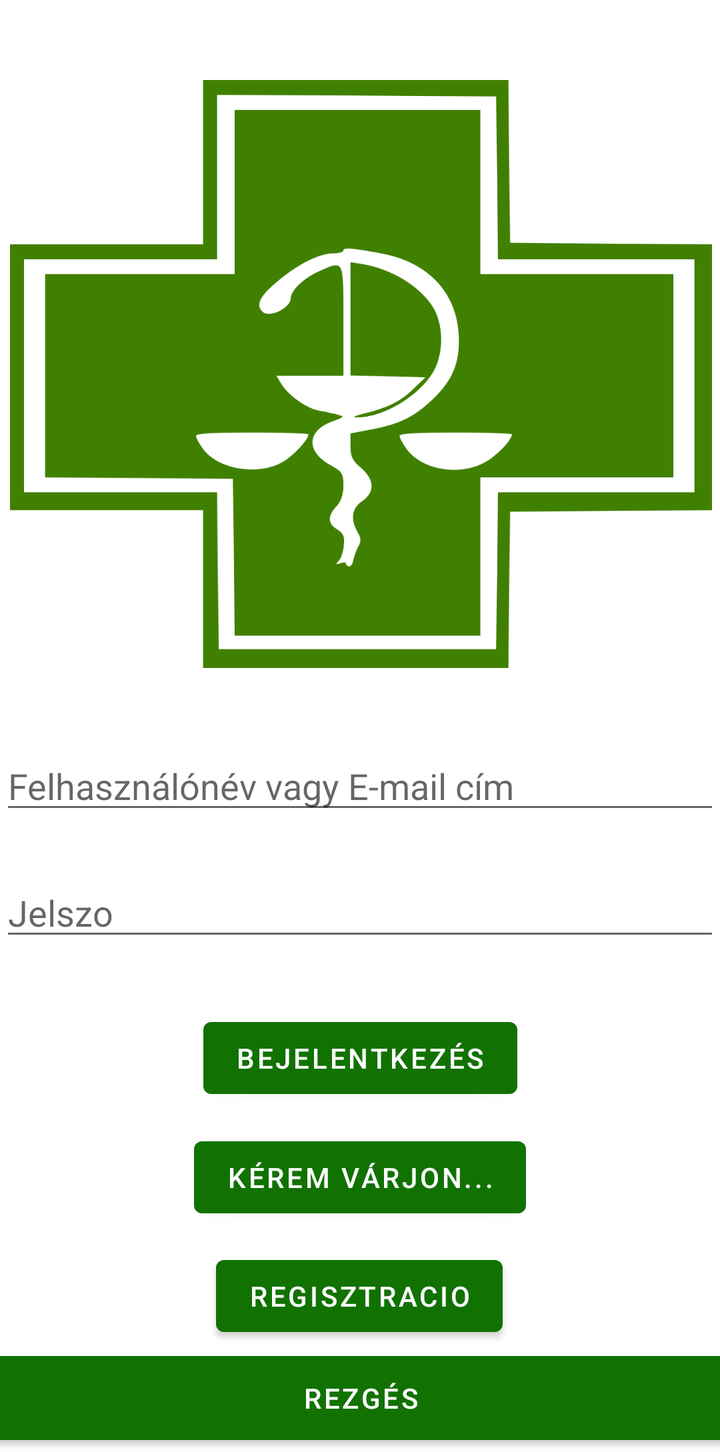
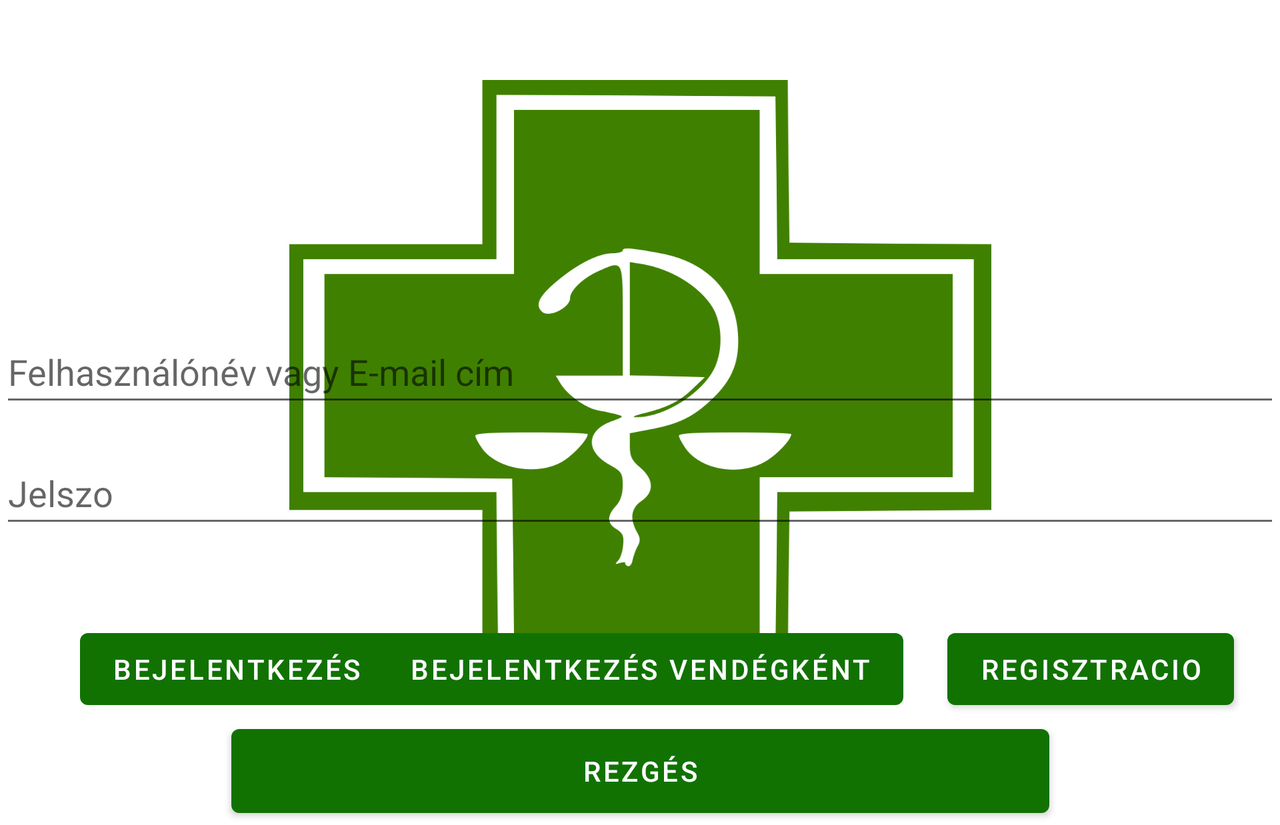

Two renders of one Android screen. The first uses the default layout on a phone; the second uses the alternative layout the repository ships for a different screen configuration, on a matching device. The two XML files are below.
<!-- AndroidManifest.xml: application theme Theme.Patika -->
<!-- res/layout/activity_main.xml -->
<?xml version="1.0" encoding="utf-8"?>
<ScrollView
    xmlns:android="http://schemas.android.com/apk/res/android"
    xmlns:app="http://schemas.android.com/apk/res-auto"
    xmlns:tools="http://schemas.android.com/tools"
    android:layout_width="match_parent"
    android:layout_height="match_parent">
<androidx.constraintlayout.widget.ConstraintLayout
    android:layout_width="match_parent"
    android:layout_height="match_parent"
    tools:context=".MainActivity"
    >

    <ImageButton
        android:id="@+id/Logo"
        android:layout_width="375dp"
        android:layout_height="314dp"
        android:layout_marginTop="30dp"
        android:backgroundTint="#00FFFFFF"
        android:scaleType="fitXY"
        app:layout_constraintEnd_toEndOf="parent"
        app:layout_constraintLeft_toLeftOf="parent"
        app:layout_constraintStart_toStartOf="parent"
        app:layout_constraintTop_toTopOf="parent"
        app:srcCompat="@drawable/logo" />

    <EditText
        android:id="@+id/username"
        android:layout_width="match_parent"
        android:layout_height="wrap_content"
        android:layout_marginTop="22dp"
        android:ems="10"
        android:hint="@string/bejelntkez"
        android:inputType="text"
        app:layout_constraintBottom_toBottomOf="parent"
        app:layout_constraintTop_toBottomOf="@+id/Logo"
        app:layout_constraintVertical_bias="0.015"
        tools:layout_editor_absoluteX="1dp">

    </EditText>

    <EditText
        android:id="@+id/password"
        android:layout_width="match_parent"
        android:layout_height="wrap_content"
        android:ems="10"
        android:hint="@string/password"
        android:inputType="textPassword"
        app:layout_constraintBottom_toBottomOf="parent"
        app:layout_constraintTop_toBottomOf="@+id/username"
        app:layout_constraintVertical_bias="0.08"
        tools:layout_editor_absoluteX="-16dp">

    </EditText>


    <Button
        android:id="@+id/login_button"
        android:layout_width="wrap_content"
        android:layout_height="wrap_content"
        android:onClick="login"
        android:text="@string/login"
        app:layout_constraintBottom_toBottomOf="parent"
        app:layout_constraintEnd_toEndOf="parent"
        app:layout_constraintStart_toStartOf="parent"
        app:layout_constraintTop_toBottomOf="@+id/password"
        app:layout_constraintVertical_bias="0.147" />

    <Button
        android:id="@+id/loginAnomymus_button"
        android:layout_width="wrap_content"
        android:layout_height="wrap_content"
        android:onClick="loginAsGuest"
        android:text="@string/waiting"
        app:layout_constraintBottom_toBottomOf="parent"
        app:layout_constraintEnd_toEndOf="parent"
        app:layout_constraintStart_toStartOf="parent"
        app:layout_constraintTop_toBottomOf="@+id/login_button"
        app:layout_constraintVertical_bias="0.093"
        />

    <Button
        android:id="@+id/register_button"
        android:layout_width="wrap_content"
        android:layout_height="wrap_content"
        android:onClick="register"
        android:text="@string/regisztracio"
        app:layout_constraintBottom_toBottomOf="parent"
        app:layout_constraintEnd_toEndOf="parent"
        app:layout_constraintHorizontal_bias="0.498"
        app:layout_constraintStart_toStartOf="parent"
        app:layout_constraintTop_toBottomOf="@+id/loginAnomymus_button"
        app:layout_constraintVertical_bias="0.172"
        tools:ignore="OnClick" />

    <Button
        android:id="@+id/vibrate_button"
        android:layout_width="409dp"
        android:layout_height="54dp"
        android:text="Rezgés"
        app:layout_constraintBottom_toBottomOf="parent"
        app:layout_constraintEnd_toEndOf="parent"
        app:layout_constraintHorizontal_bias="0.498"
        app:layout_constraintStart_toStartOf="parent"
        app:layout_constraintTop_toBottomOf="@+id/register_button"
        app:layout_constraintVertical_bias="0.172" />



</androidx.constraintlayout.widget.ConstraintLayout>
</ScrollView>
<!-- resources referenced by this layout -->
<resources>
  <!-- drawable logo: png bitmap (drawable, 38401 bytes) -->
  <string name="bejelntkez">Felhasználónév vagy E-mail cím</string>
  <string name="login">Bejelentkezés</string>
  <string name="password">Jelszo</string>
  <string name="regisztracio">regisztracio</string>
  <string name="waiting">Kérem várjon...</string>
  <style name="Theme.Patika" parent="Theme.MaterialComponents.DayNight.DarkActionBar">
          
          <item name="colorPrimary">@color/green</item>
          <item name="colorPrimaryVariant">@color/Dblue</item>
          <item name="colorOnPrimary">@color/white</item>
          
          <item name="colorSecondary">@color/green</item>
          <item name="colorSecondaryVariant">@color/gold</item>
          <item name="colorOnSecondary">@color/black</item>
          
          <item name="android:statusBarColor" tools:targetApi="l">?attr/colorPrimaryVariant</item>
          
      </style>
  <color name="green">#117202</color>
  <color name="Dblue">#13350e</color>
  <color name="white">#FFFFFFFF</color>
  <color name="gold">#FFD700</color>
  <color name="black">#FF000000</color>
</resources>
<!-- res/layout-land/activity_main.xml (the repository's variant of the layout above) -->
<!-- drawn on the phone turned sideways -->
<?xml version="1.0" encoding="utf-8"?>
<ScrollView
    xmlns:android="http://schemas.android.com/apk/res/android"
    xmlns:app="http://schemas.android.com/apk/res-auto"
    xmlns:tools="http://schemas.android.com/tools"
    android:layout_width="match_parent"
    android:layout_height="match_parent">
<androidx.constraintlayout.widget.ConstraintLayout
    android:layout_width="match_parent"
    android:layout_height="match_parent"
    tools:context=".MainActivity">

    <ImageButton
        android:id="@+id/Logo"
        android:layout_width="375dp"
        android:layout_height="314dp"
        android:layout_marginTop="30dp"
        android:backgroundTint="#00FFFFFF"
        android:scaleType="fitXY"
        app:layout_constraintEnd_toEndOf="parent"
        app:layout_constraintLeft_toLeftOf="parent"
        app:layout_constraintStart_toStartOf="parent"
        app:layout_constraintTop_toTopOf="parent"
        app:srcCompat="@drawable/logo" />


    <EditText
        android:id="@+id/username"
        android:layout_width="match_parent"
        android:layout_height="wrap_content"
        android:ems="10"
        android:hint="@string/bejelntkez"
        android:inputType="text"
        android:minHeight="48dp"
        app:layout_constraintBottom_toBottomOf="parent"
        app:layout_constraintTop_toTopOf="parent"
        app:layout_constraintVertical_bias="0.44"
        tools:layout_editor_absoluteX="0dp">

    </EditText>

    <EditText
        android:id="@+id/password"
        android:layout_width="match_parent"
        android:layout_height="wrap_content"
        android:ems="10"
        android:hint="@string/password"
        android:inputType="textPassword"
        android:minHeight="48dp"
        app:layout_constraintBottom_toBottomOf="parent"
        app:layout_constraintTop_toBottomOf="@+id/username"
        app:layout_constraintVertical_bias="0.08"
        tools:layout_editor_absoluteX="-16dp">

    </EditText>

    <Button
        android:id="@+id/login_button"
        android:layout_width="wrap_content"
        android:layout_height="wrap_content"
        android:onClick="login"
        android:text="@string/login"
        app:layout_constraintBottom_toBottomOf="parent"
        app:layout_constraintEnd_toEndOf="parent"
        app:layout_constraintHorizontal_bias="0.083"
        app:layout_constraintStart_toStartOf="parent"
        app:layout_constraintTop_toBottomOf="@+id/password"
        app:layout_constraintVertical_bias="0.436"

        />

    <Button
        android:id="@+id/loginAnomymus_button"
        android:layout_width="wrap_content"
        android:layout_height="wrap_content"
        android:onClick="loginAsGuest"
        android:text="@string/loginAnonymus"
        app:layout_constraintBottom_toBottomOf="parent"
        app:layout_constraintEnd_toEndOf="parent"
        app:layout_constraintStart_toStartOf="parent"
        app:layout_constraintTop_toBottomOf="@+id/password"
        app:layout_constraintVertical_bias="0.437" />

    <Button
        android:id="@+id/register_button"
        android:layout_width="wrap_content"
        android:layout_height="wrap_content"

        android:onClick="register"
        android:text="@string/regisztracio"
        app:layout_constraintBottom_toBottomOf="parent"
        app:layout_constraintEnd_toEndOf="parent"
        app:layout_constraintHorizontal_bias="0.488"
        app:layout_constraintStart_toEndOf="@+id/loginAnomymus_button"
        app:layout_constraintTop_toBottomOf="@+id/password"
        app:layout_constraintVertical_bias="0.436"
        tools:ignore="OnClick" />

    <Button
        android:id="@+id/vibrate_button"
        android:layout_width="409dp"
        android:layout_height="54dp"
        android:text="Rezgés"
        app:layout_constraintBottom_toBottomOf="parent"
        app:layout_constraintEnd_toEndOf="parent"
        app:layout_constraintStart_toStartOf="parent"
        app:layout_constraintTop_toBottomOf="@+id/register_button"
        app:layout_constraintVertical_bias="0.0" />

</androidx.constraintlayout.widget.ConstraintLayout>
</ScrollView>
<!-- resources referenced by the variant -->
<!-- as the phone turned sideways resolves them -->
<resources>
  <!-- drawable logo: png bitmap (drawable, 38401 bytes) -->
  <string name="bejelntkez">Felhasználónév vagy E-mail cím</string>
  <string name="login">Bejelentkezés</string>
  <string name="loginAnonymus">Bejelentkezés Vendégként</string>
  <string name="password">Jelszo</string>
  <string name="regisztracio">regisztracio</string>
  <style name="Theme.Patika" parent="Theme.MaterialComponents.DayNight.DarkActionBar">
          
          <item name="colorPrimary">@color/green</item>
          <item name="colorPrimaryVariant">@color/Dblue</item>
          <item name="colorOnPrimary">@color/white</item>
          
          <item name="colorSecondary">@color/green</item>
          <item name="colorSecondaryVariant">@color/gold</item>
          <item name="colorOnSecondary">@color/black</item>
          
          <item name="android:statusBarColor" tools:targetApi="l">?attr/colorPrimaryVariant</item>
          
      </style>
  <color name="green">#117202</color>
  <color name="Dblue">#13350e</color>
  <color name="white">#FFFFFFFF</color>
  <color name="gold">#FFD700</color>
  <color name="black">#FF000000</color>
</resources>
